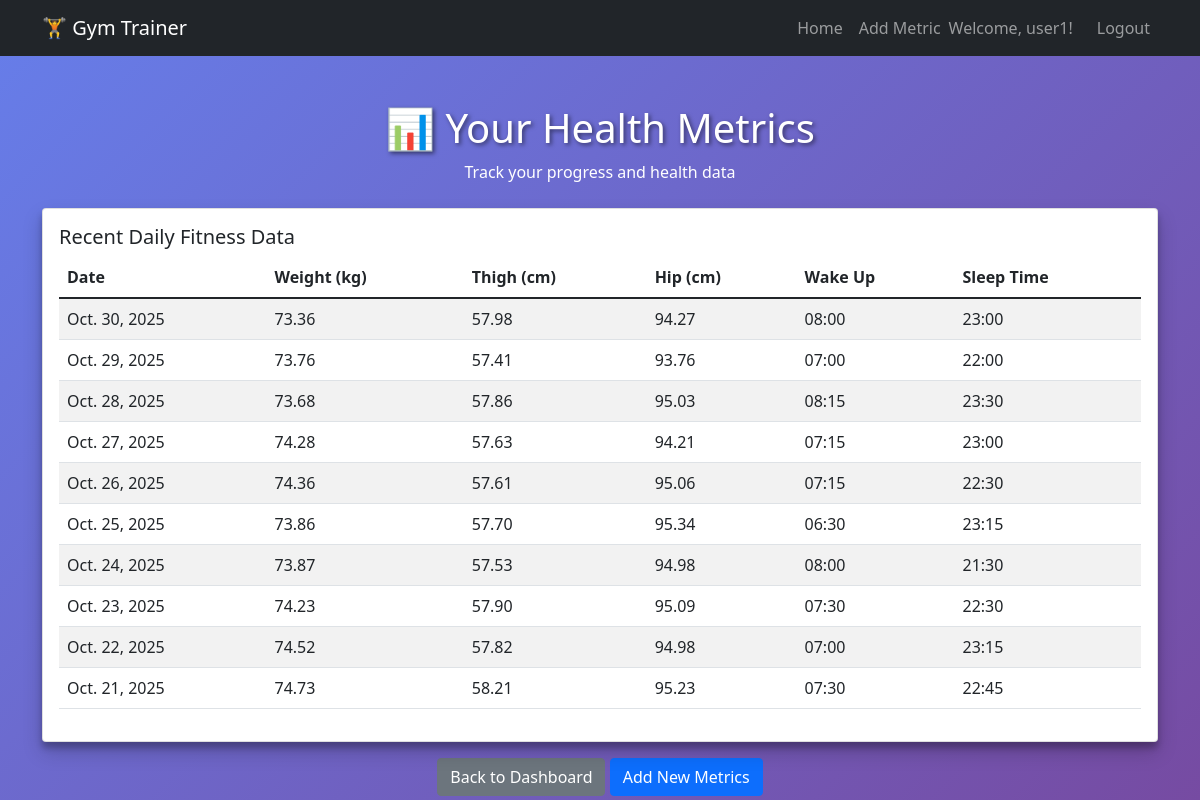
Screenshot of /health-metrics/ (signed in) with the database file from the repository.
### trainer/models.py (models this page shows, shortened)
class UserHealthMetrics(models.Model):
    user = models.ForeignKey(User, on_delete=models.CASCADE)
    wakeup_datetime = models.DateTimeField()
    sleeping_datetime = models.DateTimeField()
    weight = models.DecimalField(max_digits=5, decimal_places=2, help_text="Weight in kg")
    thigh_length = models.DecimalField(max_digits=5, decimal_places=2, help_text="Thigh length in cm")
    hip_length = models.DecimalField(max_digits=5, decimal_places=2, help_text="Hip length in cm")
    image = models.ImageField(upload_to='health_metrics/', blank=True, null=True, help_text="Progress photo")
    recorded_date = models.DateField()
    created_at = models.DateTimeField(auto_now_add=True)
    updated_at = models.DateTimeField(auto_now=True)
    class Meta:
        unique_together = ['user', 'recorded_date']  # One record per user per day
        ordering = ['-recorded_date']

### trainer/views.py (the view)
# urls.py: path('health-metrics/', views.health_metrics, name='health_metrics'),
@login_required
def health_metrics(request):
    metrics = UserHealthMetrics.objects.filter(user=request.user).order_by('-recorded_date')[:10]
    return render(request, 'trainer/health_metrics.html', {'health_metrics': metrics})

### trainer/templates/trainer/health_metrics.html (shortened to what this page needs)
{% extends 'trainer/base.html' %}
{% block content %}
<div class="row">
    <div class="col-12">
        <div class="text-center mb-4">
            <h1 class="gym-header">📊 Your Health Metrics</h1>
            <p class="text-white">Track your progress and health data</p>
        </div>
    </div>
</div>
<div class="row">
    <div class="col-12">
        <div class="card">
            <div class="card-body">
                <h5 class="card-title">Recent Daily Fitness Data</h5>
                {% if health_metrics %}
                    <div class="table-responsive">
                        <table class="table table-striped">
                            <thead>
                                <tr>
                                    <th>Date</th>
                                    <th>Weight (kg)</th>
                                    <th>Thigh (cm)</th>
                                    <th>Hip (cm)</th>
                                    <th>Wake Up</th>
                                    <th>Sleep Time</th>
                                </tr>
                            </thead>
                            <tbody>
                                {% for metric in health_metrics %}
                                <tr>
                                    <td>{{ metric.recorded_date }}</td>
                                    <td>{{ metric.weight }}</td>
                                    <td>{{ metric.thigh_length }}</td>
                                    <td>{{ metric.hip_length }}</td>
                                    <td>{{ metric.wakeup_datetime|time:"H:i" }}</td>
                                    <td>{{ metric.sleeping_datetime|time:"H:i" }}</td>
                                </tr>
                                {% endfor %}
                            </tbody>
                        </table>
                    </div>
                {% else %}
                    <div class="text-center">
                        <p class="text-muted">No health metrics recorded yet.</p>
                        <p>Visit the <a href="/admin/" target="_blank">admin panel</a> to add your first health metrics entry.</p>
                    </div>
                {% endif %}
            </div>
        </div>
    </div>
</div>
<div class="row mt-3">
    <div class="col-12 text-center">
        <a href="{% url 'trainer:dashboard' %}" class="btn btn-secondary">Back to Dashboard</a>
        <a href="{% url 'trainer:add_health_metrics' %}" class="btn btn-primary">Add New Metrics</a>
    </div>
</div>
{% endblock %}

### trainer/templates/trainer/base.html (shortened to what this page needs)
<!DOCTYPE html>
<html lang="en">
<head>
    <link href="https://cdn.jsdelivr.net/npm/bootstrap@5.1.3/dist/css/bootstrap.min.css" rel="stylesheet">
</head>
<body>
    <nav class="navbar navbar-expand-lg navbar-dark bg-dark">
        <div class="container">
            <a class="navbar-brand" href="{% url 'trainer:index' %}">🏋️ Gym Trainer</a>
            <div class="navbar-nav ms-auto">
                {% if user.is_authenticated %}
                    <a class="nav-link" href="{% url 'trainer:index' %}">Home</a>
                    <a class="nav-link" href="{% url 'trainer:add_health_metrics' %}">Add Metric</a>
                    <span class="navbar-text me-3">Welcome, {{ user.username }}!</span>
                    <a class="nav-link" href="{% url 'trainer:logout' %}">Logout</a>
                {% else %}
                    <a class="nav-link" href="{% url 'trainer:login' %}">Login</a>
                {% endif %}
            </div>
        </div>
    </nav>
    <div class="container mt-5">
        {% block content %}
        {% endblock %}
    </div>
</body>
</html>

### trainer/templates/trainer/base.html (style rules this page uses)
body { background: linear-gradient(135deg, #667eea 0%, #764ba2 100%); min-height: 100vh; }
.card { box-shadow: 0 10px 20px rgba(0,0,0,0.19), 0 6px 6px rgba(0,0,0,0.23); }
.gym-header { color: white; text-shadow: 2px 2px 4px rgba(0,0,0,0.5); }

### rows the page displays
UserHealthMetrics: recorded_date "Oct. 30, 2025", weight "73.36", thigh_length "57.98", hip_length "94.27", wakeup_datetime "08:00", sleeping_datetime "23:00"
UserHealthMetrics: recorded_date "Oct. 29, 2025", weight "73.76", thigh_length "57.41", hip_length "93.76", wakeup_datetime "07:00", sleeping_datetime "22:00"
UserHealthMetrics: recorded_date "Oct. 28, 2025", weight "73.68", thigh_length "57.86", hip_length "95.03", wakeup_datetime "08:15", sleeping_datetime "23:30"
UserHealthMetrics: recorded_date "Oct. 27, 2025", weight "74.28", thigh_length "57.63", hip_length "94.21", wakeup_datetime "07:15", sleeping_datetime "23:00"
UserHealthMetrics: recorded_date "Oct. 26, 2025", weight "74.36", thigh_length "57.61", hip_length "95.06", wakeup_datetime "07:15", sleeping_datetime "22:30"
UserHealthMetrics: recorded_date "Oct. 25, 2025", weight "73.86", thigh_length "57.70", hip_length "95.34", wakeup_datetime "06:30", sleeping_datetime "23:15"
UserHealthMetrics: recorded_date "Oct. 24, 2025", weight "73.87", thigh_length "57.53", hip_length "94.98", wakeup_datetime "08:00", sleeping_datetime "21:30"
UserHealthMetrics: recorded_date "Oct. 23, 2025", weight "74.23", thigh_length "57.90", hip_length "95.09", wakeup_datetime "07:30", sleeping_datetime "22:30"
UserHealthMetrics: recorded_date "Oct. 22, 2025", weight "74.52", thigh_length "57.82", hip_length "94.98", wakeup_datetime "07:00", sleeping_datetime "23:15"
UserHealthMetrics: recorded_date "Oct. 21, 2025", weight "74.73", thigh_length "58.21", hip_length "95.23", wakeup_datetime "07:30", sleeping_datetime "22:45"

### other values shown
{{ user.username }} "user1"
